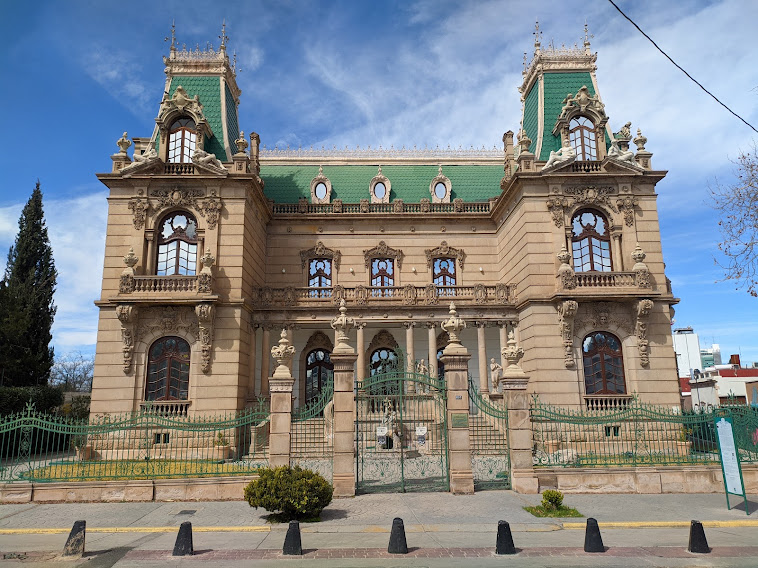
#> input picture Imagen_Dia.jpg, 758 x 568 px
$ python Practica4-19110127.py
#> lines starting #> are read from the running program, lines starting #| are printed output that depends on the picture; after the words box and inside, x2 and y2 are one past the last pixel; in counts of white or black regions, pixels touching at a corner belong together
import numpy as np
import cv2
from matplotlib import pyplot as plt

import pixellib
from pixellib.instance import instance_segmentation


Img1 = cv2.imread('Imagen_Dia.jpg')
#> Img1 is the input picture: shape (568, 758, 3); mean B, G, R 135, 131.9, 128.3
res1 = cv2.resize(Img1, dsize=(300, 300))
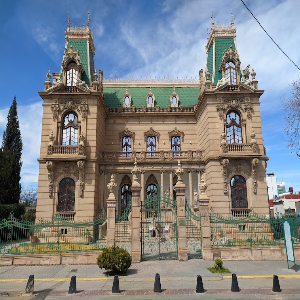
#> res1: shape (300, 300, 3); mean B, G, R 134.8, 131.7, 128.1


negro = np.zeros((300, 300, 3), dtype=np.uint8)
negro2 = np.zeros((300, 300, 3), dtype=np.uint8)
negro3 = np.zeros((300, 300, 3), dtype=np.uint8)


################ PACMAN ##################

#Poligono
pacman = np.array([[224,65],[59,65],[59,229],[224,229],[224,203],[175,179],[224,152]], np.int32)
cv2.polylines(negro, [pacman], True, (0,0,255), 5)

cv2.rectangle(negro,(175,83),(211,122),(0,0,255),5)#Rojo

cv2.imshow('Pacman', negro)


################ PERRO ##################


cabeza = np.array([[93,26],[40,89],[23,74],[78,8,],[93,26],[158,24],[160,25],[176,13],[222,80],[202,94],[160,28],[160,25],[158,24],[160,69],[172,69],[172,116],[123,116],[77,116],[77,67],[92,67]], np.int32)
cv2.polylines(negro2, [cabeza], True, (255,255,255), 3)

cuerpo = np.array([[124,68],[124,116],[164,278],[76,278],[124,116]], np.int32)
cv2.polylines(negro2, [cuerpo], True, (255,255,255), 3)

cv2.line(negro2,(92,68),(157,68),(255,255,255),3)#Blano

pata_der = np.array([[138,171],[221,229],[185,254],[215,292],[172,292],[185,254],[161,273],[138,171]], np.int32)
cv2.polylines(negro2, [pata_der], True, (255,255,255), 3)


pata_izq = np.array([[105,172],[23,221],[55,252],[25,286],[66,286],[55,252],[76,271],[105,172]], np.int32)
cv2.polylines(negro2, [pata_izq], True, (255,255,255), 3)

patas = np.array([[161,279],[161,289],[130,289],[129,279],[107,279],[107,289],[77,289],[77,279]], np.int32)
cv2.polylines(negro2, [patas], True, (255,255,255), 3)

cv2.circle(negro2,(105,59), 3, (255,255,255), -1)
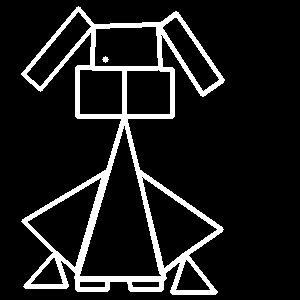
#> negro2: shape (300, 300, 3); 11% white; 2 white regions, box (x1, y1, x2, y2) and area: (21, 6, 225, 295) 9903, (102, 56, 109, 63) 29

cv2.circle(negro2,(144,59), 3, (255,255,255), -1)
#> negro2: shape (300, 300, 3); 11.1% white; 3 white regions, box (x1, y1, x2, y2) and area: (21, 6, 225, 295) 9903, (102, 56, 109, 63) 29, (141, 56, 148, 63) 29

cv2.imshow('Perro',negro2)


################ NOMBRE ##################

font = cv2.FONT_HERSHEY_SIMPLEX
cv2.putText(negro3,'Miguel Cortes',(30,80), font, 1, (132,140,58), 2, cv2.LINE_AA)
cv2.putText(negro3,'19110127',(50,160), font, 1, (132,140,58), 2, cv2.LINE_AA)


cv2.imshow('Nombre',negro3)


################ SEGMENTACIÓN DE IMÁGENES MEDIANTE OPERACIONES MORFOLÓGICAS ##################

gris = cv2.cvtColor(res1, cv2.COLOR_BGR2GRAY)
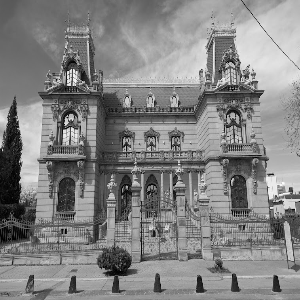
#> gris: shape (300, 300); min 0, max 252, mean 131

cv2.imshow('Original', gris)

ret, thresh = cv2.threshold(gris, 0, 255, cv2.THRESH_BINARY_INV + cv2.THRESH_OTSU)
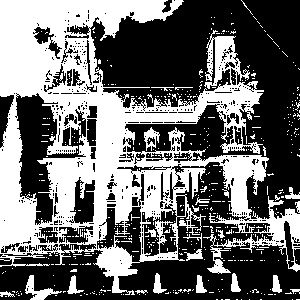
#> thresh: shape (300, 300); 42.5% white; 503 white regions (479 under 20 px), largest, box (x1, y1, x2, y2) and area: (0, 0, 300, 295) 35176, (25, 275, 62, 300) 306, (144, 127, 160, 151) 179
#> ret = 124
cv2.imshow('Segmentacion', thresh)


kernel = np.ones((3, 3), np.uint8)
closing = cv2.morphologyEx(thresh, cv2.MORPH_CLOSE, kernel, iterations = 2)
#> closing: shape (300, 300); 55.8% white; 65 black regions, largest, box (x1, y1, x2, y2) and area: (94, 0, 300, 217) 18169, (46, 223, 300, 300) 8004, (17, 96, 57, 221) 3118

bg = cv2.dilate(closing, kernel, iterations = 1)
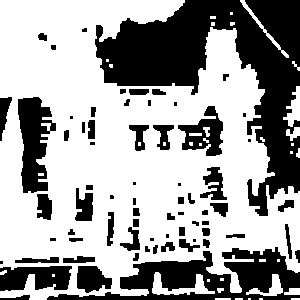
#> bg: shape (300, 300); 63.3% white; 69 black regions (16 under 20 px), largest, box (x1, y1, x2, y2) and area: (95, 0, 300, 216) 16628, (47, 247, 300, 300) 5814, (18, 97, 56, 193) 2278

dist_transform = cv2.distanceTransform(closing, cv2.DIST_L2, 0)
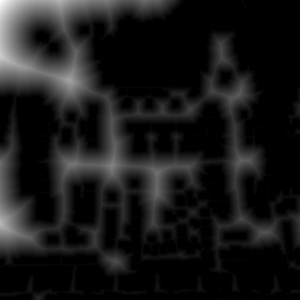
#> dist_transform: shape (300, 300) float32; min 0, max 50.25, mean 4.9; drawn with min black and max white
ret, fg = cv2.threshold(dist_transform, 0.02 * dist_transform.max(), 255, 0)
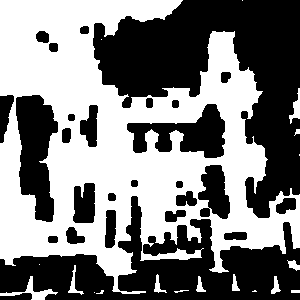
#> fg: shape (300, 300) float32; 49.9% white; 19 white regions (7 under 20 px), largest, box (x1, y1, x2, y2) and area: (0, 0, 300, 294) 43761, (0, 276, 58, 300) 324, (289, 88, 300, 124) 166
#> ret = 1

#cv2.imshow('Sin ruido', fg)
cv2.imwrite("Sin_ruido.jpg",fg)


################ ROI ##################


Sin_ruido = cv2.imread('Sin_ruido.jpg')
#> Sin_ruido: shape (300, 300, 3); min 0, max 255, mean 127.2


#> (the run stopped early here; a loop or call above may not have finished)
